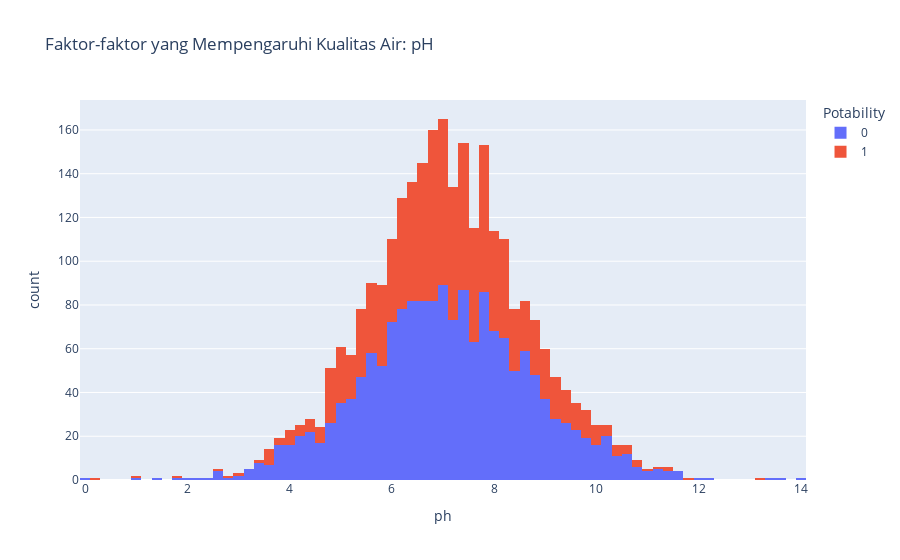

Write notebook code for a chart like this one.
### Code cell
import pandas as pd
import plotly.express as px

# Membaca dataset
dataset_path = r'C:\Users\SODIKAP\Pictures\dataset\water_potability.csv'
df = pd.read_csv(dataset_path)

# Membuat histogram perbandingan ph dengan potabilitas menggunakan Plotly Express
figure = px.histogram(df, x="ph", color="Potability", 
                      title="Faktor-faktor yang Mempengaruhi Kualitas Air: pH")
figure.show()

### Figure 1 — Plotly figure (JSON) as saved in the notebook; plotly's stock layout.template omitted (floating-point values rounded to 4 significant figures; data arrays with more than 128 entries replaced by an {"elided": "..."} marker saying what was removed)
{"data": [{"alignmentgroup": "True", "bingroup": "x", "hovertemplate": "Potability=0<br>ph=%{x}<br>count=%{y}<extra></extra>", "legendgroup": "0", "marker": {"color": "#636efa", "pattern": {"shape": ""}}, "name": "0", "offsetgroup": "0", "orientation": "v", "showlegend": true, "type": "histogram", "x": {"elided": "1998 float values"}, "xaxis": "x", "yaxis": "y"}, {"alignmentgroup": "True", "bingroup": "x", "hovertemplate": "Potability=1<br>ph=%{x}<br>count=%{y}<extra></extra>", "legendgroup": "1", "marker": {"color": "#EF553B", "pattern": {"shape": ""}}, "name": "1", "offsetgroup": "1", "orientation": "v", "showlegend": true, "type": "histogram", "x": {"elided": "1278 float values"}, "xaxis": "x", "yaxis": "y"}], "layout": {"barmode": "relative", "legend": {"title": {"text": "Potability"}, "tracegroupgap": 0}, "title": {"text": "Faktor-faktor yang Mempengaruhi Kualitas Air: pH"}, "xaxis": {"anchor": "y", "domain": [0, 1], "title": {"text": "ph"}}, "yaxis": {"anchor": "x", "domain": [0, 1], "title": {"text": "count"}}}}
